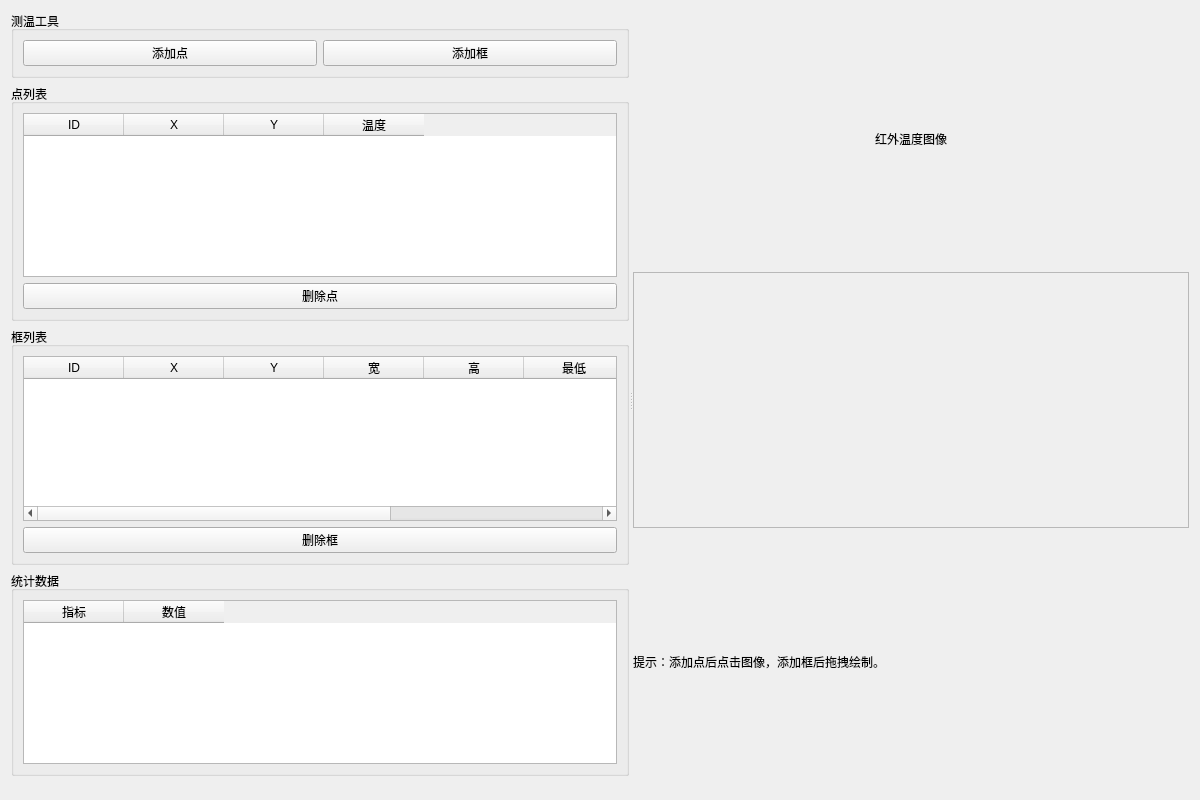
<?xml version="1.0" encoding="UTF-8"?>
<ui version="4.0">
 <class>IRCamera</class>
 <widget class="QWidget" name="IRCamera">
  <property name="geometry">
   <rect>
    <x>0</x>
    <y>0</y>
    <width>1200</width>
    <height>800</height>
   </rect>
  </property>
  <property name="windowTitle">
   <string>IR Camera</string>
  </property>
  <layout class="QHBoxLayout" name="horizontalLayout_main">
   <item>
    <widget class="QSplitter" name="splitterMain">
     <property name="orientation">
      <enum>Qt::Orientation::Horizontal</enum>
     </property>
     <widget class="QWidget" name="leftPanel">
      <property name="minimumSize">
       <size>
        <width>340</width>
        <height>0</height>
       </size>
      </property>
      <layout class="QVBoxLayout" name="verticalLayout_left">
       <item>
        <widget class="QGroupBox" name="groupControls">
         <property name="title">
          <string>测温工具</string>
         </property>
         <layout class="QHBoxLayout" name="horizontalLayout_controls">
          <item>
           <widget class="QPushButton" name="btnAddPoint">
            <property name="text">
             <string>添加点</string>
            </property>
            <property name="checkable">
             <bool>true</bool>
            </property>
           </widget>
          </item>
          <item>
           <widget class="QPushButton" name="btnAddBox">
            <property name="text">
             <string>添加框</string>
            </property>
           </widget>
          </item>
         </layout>
        </widget>
       </item>
       <item>
        <widget class="QGroupBox" name="groupPoints">
         <property name="title">
          <string>点列表</string>
         </property>
         <layout class="QVBoxLayout" name="verticalLayout_points">
          <item>
           <widget class="QTableWidget" name="tablePoints">
            <property name="columnCount">
             <number>4</number>
            </property>
            <column>
             <property name="text">
              <string>ID</string>
             </property>
            </column>
            <column>
             <property name="text">
              <string>X</string>
             </property>
            </column>
            <column>
             <property name="text">
              <string>Y</string>
             </property>
            </column>
            <column>
             <property name="text">
              <string>温度</string>
             </property>
            </column>
           </widget>
          </item>
          <item>
           <widget class="QPushButton" name="btnDeletePoint">
            <property name="text">
             <string>删除点</string>
            </property>
           </widget>
          </item>
         </layout>
        </widget>
       </item>
       <item>
        <widget class="QGroupBox" name="groupBoxes">
         <property name="title">
          <string>框列表</string>
         </property>
         <layout class="QVBoxLayout" name="verticalLayout_boxes">
          <item>
           <widget class="QTableWidget" name="tableBoxes">
            <property name="columnCount">
             <number>8</number>
            </property>
            <column>
             <property name="text">
              <string>ID</string>
             </property>
            </column>
            <column>
             <property name="text">
              <string>X</string>
             </property>
            </column>
            <column>
             <property name="text">
              <string>Y</string>
             </property>
            </column>
            <column>
             <property name="text">
              <string>宽</string>
             </property>
            </column>
            <column>
             <property name="text">
              <string>高</string>
             </property>
            </column>
            <column>
             <property name="text">
              <string>最低</string>
             </property>
            </column>
            <column>
             <property name="text">
              <string>最高</string>
             </property>
            </column>
            <column>
             <property name="text">
              <string>平均</string>
             </property>
            </column>
           </widget>
          </item>
          <item>
           <widget class="QPushButton" name="btnDeleteBox">
            <property name="text">
             <string>删除框</string>
            </property>
           </widget>
          </item>
         </layout>
        </widget>
       </item>
       <item>
        <widget class="QGroupBox" name="groupStats">
         <property name="title">
          <string>统计数据</string>
         </property>
         <layout class="QVBoxLayout" name="verticalLayout_stats">
          <item>
           <widget class="QTableWidget" name="tableStats">
            <property name="columnCount">
             <number>2</number>
            </property>
            <column>
             <property name="text">
              <string>指标</string>
             </property>
            </column>
            <column>
             <property name="text">
              <string>数值</string>
             </property>
            </column>
           </widget>
          </item>
         </layout>
        </widget>
       </item>
       <item>
        <spacer name="verticalSpacer_left">
         <property name="orientation">
          <enum>Qt::Orientation::Vertical</enum>
         </property>
         <property name="sizeHint" stdset="0">
          <size>
           <width>20</width>
           <height>40</height>
          </size>
         </property>
        </spacer>
       </item>
      </layout>
     </widget>
     <widget class="QWidget" name="rightPanel">
      <layout class="QVBoxLayout" name="verticalLayout_right">
       <item>
        <widget class="QLabel" name="labelTitle">
         <property name="text">
          <string>红外温度图像</string>
         </property>
         <property name="alignment">
          <set>Qt::AlignmentFlag::AlignCenter</set>
         </property>
        </widget>
       </item>
       <item>
        <widget class="QFrame" name="frameView">
         <property name="frameShape">
          <enum>QFrame::Shape::StyledPanel</enum>
         </property>
         <layout class="QVBoxLayout" name="verticalLayout_view">
          <item>
           <widget class="QWidget" name="graphicsContainer" native="true"/>
          </item>
         </layout>
        </widget>
       </item>
       <item>
        <widget class="QLabel" name="labelHint">
         <property name="text">
          <string>提示：添加点后点击图像，添加框后拖拽绘制。</string>
         </property>
        </widget>
       </item>
      </layout>
     </widget>
    </widget>
   </item>
  </layout>
 </widget>
 <resources/>
 <connections/>
</ui>
